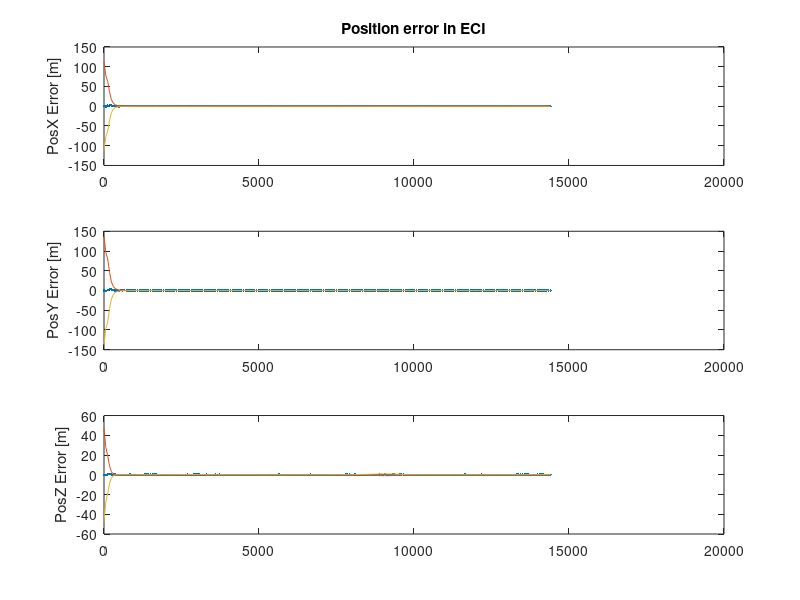
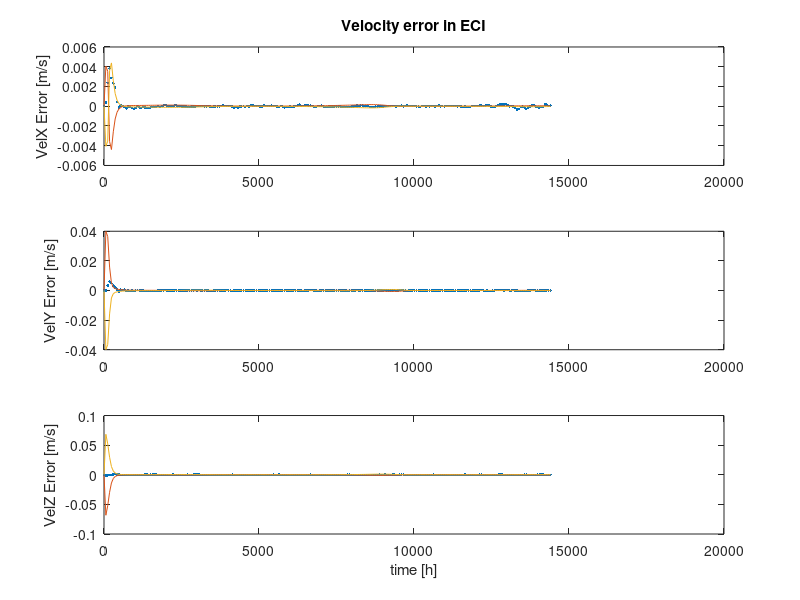
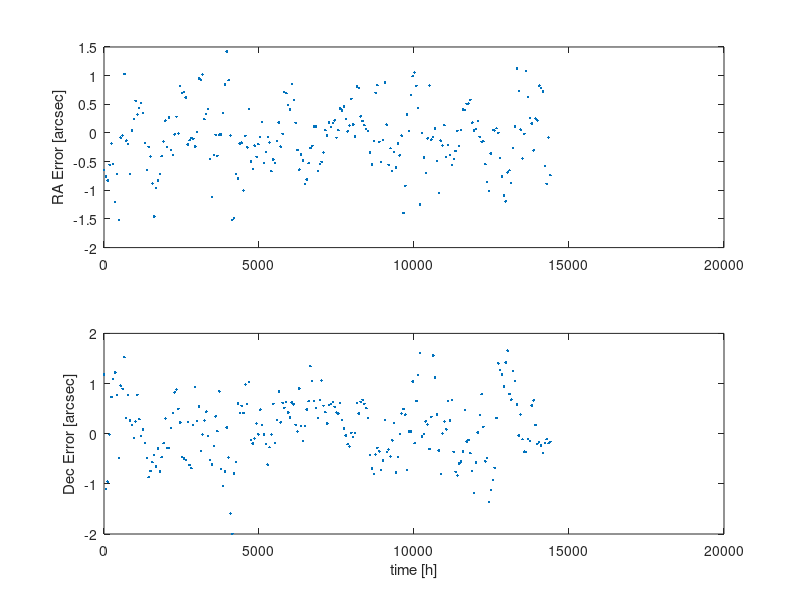
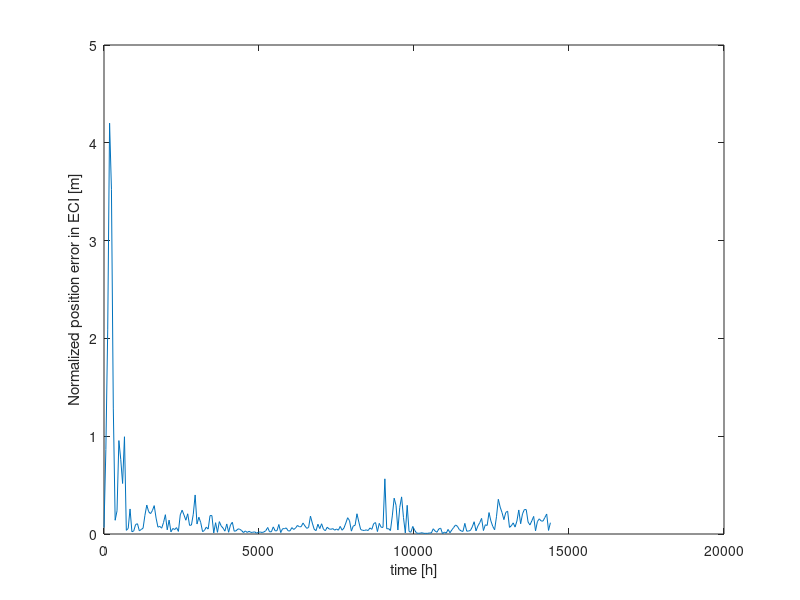

Write the MATLAB code that produced these figures, in order.
clear;clc;close all;

% Checking true state simulated by me vs data from linh's mat file

full_sim_data = load("ekf_es_true_prop_data.mat","x_true_store","x_est_store","z_obs_store","P_est_store","ra_est_store","ra_true_store","dec_true_store","dec_est_store");

meas_data = load("orbit_model_meas_radec", "tvec", "obs_data");

true_data = load("orbit_model_truth.mat",'Xt_mat','time');

time = true_data.time;
n = 6;
sigma_eci = zeros(n, length(true_data.time));
for k=1:6
    for k2 = 1:length(true_data.time)
        sigma_eci(k,k2) = full_sim_data.P_est_store(k,(k2-1)*6+1);
    end
end
Xerr_mat = full_sim_data.x_est_store - full_sim_data.x_true_store;
norm_Xerr_mat = vecnorm(Xerr_mat);

ra_err = full_sim_data.ra_est_store - full_sim_data.ra_true_store;
dec_err = full_sim_data.dec_est_store - full_sim_data.dec_true_store;

% Position errors in ECI (X,Y,Z) with 3-sigma bounds
figure;
subplot(3,1,1)
plot(time, Xerr_mat(1, :), '.')
hold on
plot(time, 3*sigma_eci(1, :), '-')
hold on
plot(time, -3*sigma_eci(1, :), '-')
hold on
% xlim([0 2.8833])
% ylim([-1e3 2.5e3])
ylabel("PosX Error [m]")
title('Position error in ECI')

subplot(3,1,2)
plot(time, Xerr_mat(2,:), '.')
hold on
plot(time, 3*sigma_eci(2,:), '-')
hold on
plot(time, -3*sigma_eci(2,:), '-')
% xlim([0 2.8833])
% ylim([-2.5e3 2e2])
ylabel("PosY Error [m]")

subplot(3,1,3)
plot(time, Xerr_mat(3,:), '.')
hold on
plot(time, 3*sigma_eci(3,:), '-')
hold on
plot(time, -3*sigma_eci(3,:), '-')
%xlim([0 2.8833])
% ylim([-1.5e3 1.5e3])
% xlabel("time [h]")
ylabel("PosZ Error [m]")

figure;
subplot(3,1,1)
plot(time, Xerr_mat(4,:), '.')
hold on
plot(time, 3*sigma_eci(4,:), '-')
hold on
plot(time, -3*sigma_eci(4,:), '-')
% xlim([0 2.8833])
%ylim([-2e0 2e0])
ylabel("VelX Error [m/s]")
title('Velocity error in ECI')

subplot(3,1,2)
plot(time, Xerr_mat(5,:), '.')
hold on
plot(time, 3*sigma_eci(5,:), '-')
hold on
plot(time, -3*sigma_eci(5,:), '-')
% xlim([0 2.8833])
%ylim([-2e0 2e0])
ylabel("VelY Error [m/s]")

subplot(3,1,3)
plot(time, Xerr_mat(6,:), '.')
hold on
plot(time, 3*sigma_eci(6,:), '-')
hold on
plot(time, -3*sigma_eci(6,:), '-')
% xlim([0 2.8833])
% ylim([-2e1 2e1])
xlabel("time [h]")
ylabel("VelZ Error [m/s]")

figure;
subplot(2,1,1)
plot(time, ra_err(:)*206265, '.')
% xlim([0 2.5])
% ylim([-20 20])
ylabel("RA Error [arcsec]")

subplot(2,1,2)
plot(time, dec_err(:)*206265, '.')
% xlim([0 2.5])
% ylim([-20 20])
xlabel("time [h]")
ylabel("Dec Error [arcsec]")

figure;
plot(time, norm_Xerr_mat)
%plot(time, norm_Xerr_mat)
%ylim([0 2e5])
xlabel("time [h]")
ylabel("Normalized position error in ECI [m]")

% figure;
% subplot(3,1,1)
% plot(full_sim_data.x_true_store(1,:));
% hold on
% plot(true_data.Xt_mat(1,:)*1000);
% subplot(3,1,2)
% plot(full_sim_data.x_true_store(2,:));
% hold on
% plot(true_data.Xt_mat(2,:)*1000);
% subplot(3,1,3)
% plot(full_sim_data.x_true_store(3,:));
% hold on
% plot(true_data.Xt_mat(3,:)*1000);
% sgtitle('Comparing true state data')
%
% figure;
% subplot(3,1,1)
% plot(full_sim_data.x_true_store(1,:)-true_data.Xt_mat(1,:)*1000);
% subplot(3,1,2)
% plot(full_sim_data.x_true_store(2,:) - true_data.Xt_mat(2,:)*1000);
% subplot(3,1,3)
% plot(full_sim_data.x_true_store(3,:)-true_data.Xt_mat(3,:)*1000);
%
% sgtitle('Error in true position data')
%
% figure;
% subplot(3,1,1)
% plot(full_sim_data.x_true_store(4,:)-true_data.Xt_mat(4,:)*1000);
% subplot(3,1,2)
% plot(full_sim_data.x_true_store(5,:) - true_data.Xt_mat(5,:)*1000);
% subplot(3,1,3)
% plot(full_sim_data.x_true_store(6,:)-true_data.Xt_mat(6,:)*1000);
%
% sgtitle('Error in true velocity data')
